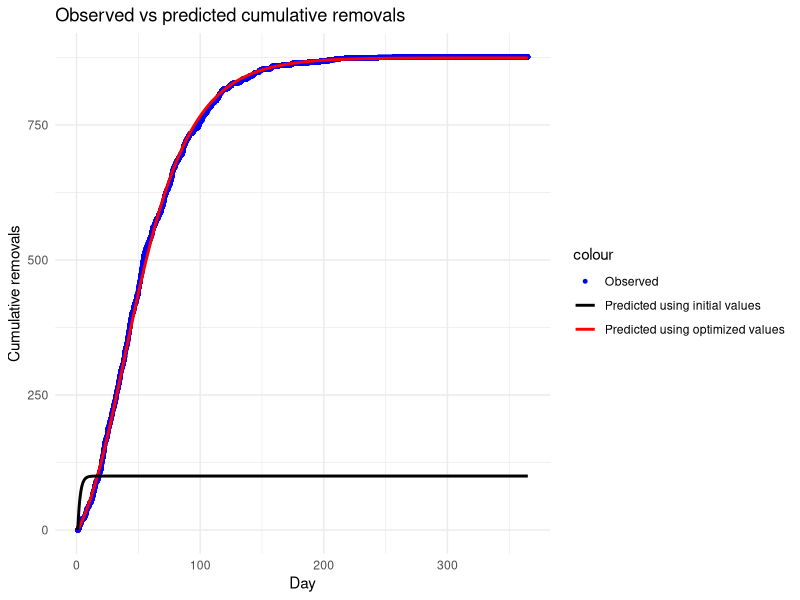

Reproduce this figure in R. (Note: a time limit stopped this script after it produced the figure.)
set.seed(8)

# Define the Discrete-Time Deterministic SIR Model
Deterministic_DT_SIR_model <- function(N, S0, I0, minTime, maxTime, beta, gamma, step_size) {
  steps <- seq(minTime, maxTime, by = step_size) # Time discretization
  S <- numeric(length(steps)) # Vector to store susceptibles
  I <- numeric(length(steps)) # Vector to store infectives
  R <- numeric(length(steps)) # Vector to store removed
  
  # Set initial conditions
  S[1] <- S0
  I[1] <- I0
  R[1] <- N - S0 - I0
  
  # Loop and update compartments
  for (t in 2:length(steps)) {
    S[t] <- S[t-1] - (beta * S[t-1] * I[t-1]) * step_size
    I[t] <- I[t-1] + (beta * S[t-1] * I[t-1] - gamma * I[t-1]) * step_size
    R[t] <- R[t-1] + gamma * I[t-1] * step_size
  }
  
  # Return simulated trajectories
  return(data.frame(Steps = steps, S = S, I = I, R = R))
}

# Generate simulated data using the SIR model
N <- 1000   # Total population size
S0 <- 900   # Initial number of susceptibles
I0 <- 100   # Initial number of infectives
minTime <- 1
maxTime <- 365
beta <- 0.0001   # Infection rate
gamma <- 0.05    # Recovery rate
step_size <- 0.01   # Step size for time discretization

simulated_data <- Deterministic_DT_SIR_model(N, S0, I0, minTime, maxTime, beta, gamma, step_size)

# Observed data on removals (cumulative with Binomial or Poisson noise)
observed_data <- data.frame(
  Steps = simulated_data$Steps,
  Removals= c(0,cumsum(rpois(length(simulated_data$Steps)-1, diff(simulated_data$R))))
)


# The objective function (sum of squared differences)
objective_function <- function(params) {
  beta <- params[1]
  gamma <- params[2]
  
  beta<- exp(beta)
  gamma<- exp(gamma)
  # Simulate SIR model using current parameter values
  model_data <- Deterministic_DT_SIR_model(N, S0, I0, minTime, maxTime, beta, gamma, step_size)
  
  # Compute sum of squared differences between simulated removals and observed removals
  OLS = sum((model_data$R - observed_data$Removals)^2)
  
  #Alternatively using MLE
  #NLL = -sum(log(dpois(round(observed_data$Removals/10),model_data$R/10))) #Assuming observed Removals follow a Poisson distribution
  
  #return(NLL)
  return(OLS)
}

# Perform optimization to estimate model parameters
initial_params <- c(log(0.0000001), log(0.5))  # Initial parameter values
#Optim
#opt_result <- optim(par = initial_params, fn = objective_function, method='Nelder-Mead')
#print(opt_result)
#estimated_params <- opt_result$par
#estimated_params<- exp(estimated_params)

#nlm
opt_result <- nlm(p = initial_params, f = objective_function)
print(opt_result)
estimated_params <- opt_result$estimate
estimated_params<- exp(estimated_params)


# Simulate SIR model using estimated parameters
predicted_data <- Deterministic_DT_SIR_model(N, S0, I0, minTime, maxTime, estimated_params[1], estimated_params[2], step_size)
Initpredicted_data<- Deterministic_DT_SIR_model(N, S0, I0, minTime, maxTime, exp(initial_params[1]), exp(initial_params[2]), step_size)

# Plot observed and simulated removals  
library(ggplot2)
ggplot() +
  geom_point(data = observed_data, aes(x = Steps, y = Removals, color = "Observed"), size = 1) +
  geom_line(data = predicted_data, aes(x = Steps, y = R, color = "Predicted using optimized values"), size = 1) +
  geom_line(data = Initpredicted_data, aes(x = Steps, y =R, color = "Predicted using initial values"), size = 1) +
  labs(x = "Day", y = "Cumulative removals", title = "Observed vs predicted cumulative removals") +
  scale_color_manual(values = c("Observed" = "blue", "Predicted using optimized values" = "red", "Predicted using initial values" = "black")) +
  theme_minimal()


estimated_params

#data.frame(observed_data,predicted_data$R, Initpredicted_data$R)



#Manual Search
# Define the objective function
objective_function <- function(params) {
  beta <- params[1]
  gamma <- params[2]
  
  # Simulate SIR model using current parameter values
  model_data <- Deterministic_DT_SIR_model(N, S0, I0, minTime, maxTime, beta, gamma, step_size)
  
  # Compute sum of squared differences between simulated removals and observed removals
  sum((model_data$R - observed_data$Removals)^2)
}

# Create a grid of parameter values
beta_values <- seq(0.000001, 0.001, length.out = 50)
gamma_values <- seq(0.01, 0.095, length.out = 50)
grid <- expand.grid(beta = beta_values, gamma = gamma_values)

# Evaluate the objective function for each parameter combination
z <- apply(grid, 1, FUN = objective_function)

# Add parameter values and objective function values to the grid
grid$z <- z

# Plot the objective function
library(ggplot2)

ggplot(data = grid) +
  geom_contour(aes(x = beta, y = gamma, z = z), bins = 20) +
  labs(x = "Beta", y = "Gamma", z = "Objective Function") +
  theme_minimal()

# Find the row with minimum sum of square difference
row_index <- which(grid$z == min(grid$z))
# Print the row index
print(row_index)
